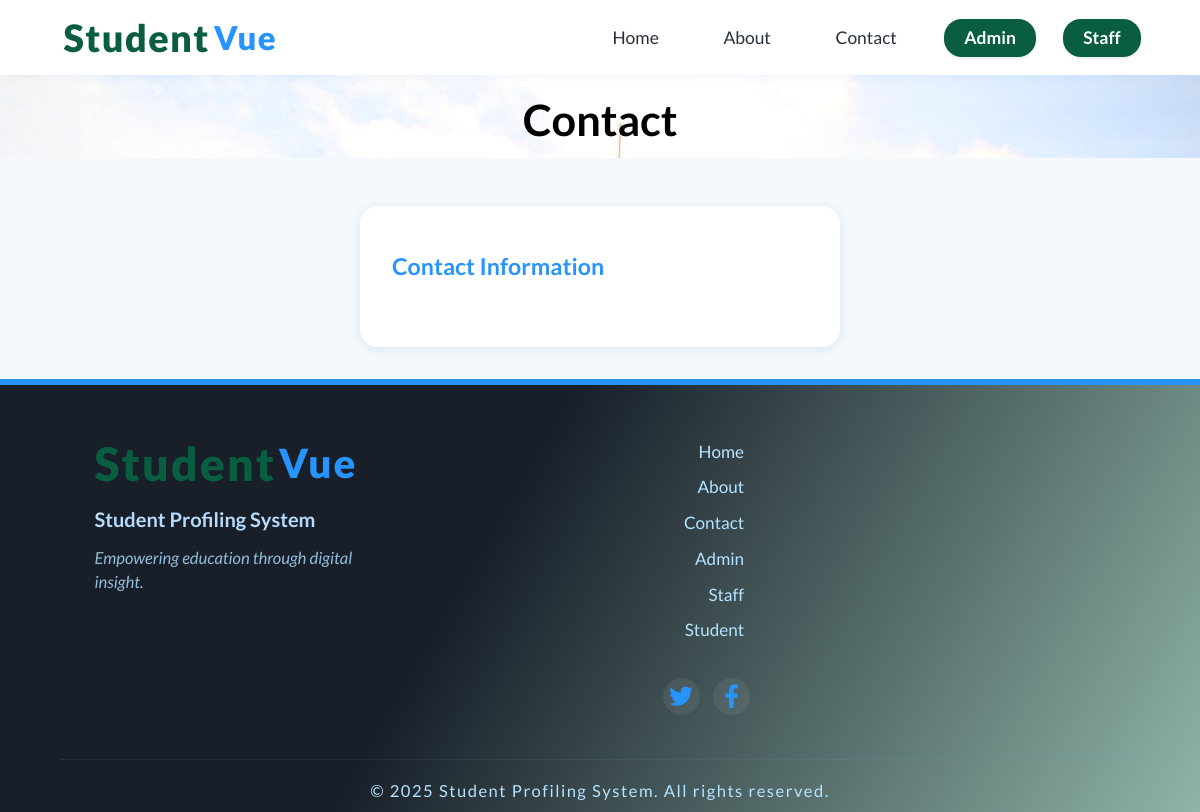
The app's page /contact.php, older data.
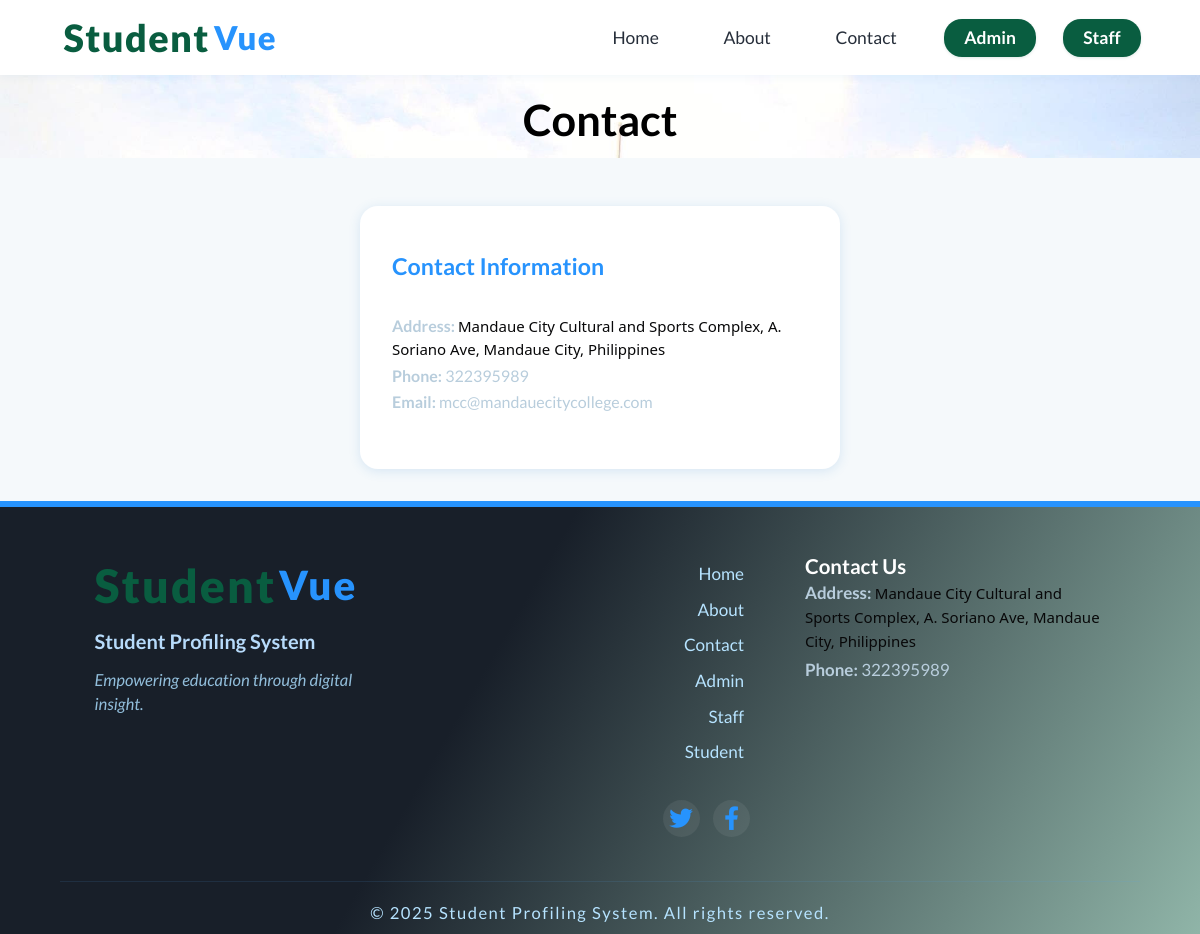
The same page, newer data.
### tables this page shows
CREATE TABLE `tblpage` (
  `ID` int(10) NOT NULL,
  `PageType` varchar(200) DEFAULT NULL,
  `PageTitle` mediumtext DEFAULT NULL,
  `PageDescription` mediumtext DEFAULT NULL,
  `Email` varchar(200) DEFAULT NULL,
  `MobileNumber` bigint(10) DEFAULT NULL,
  `UpdationDate` date DEFAULT NULL
);

### contact.php (the view, shortened to what this page needs)
<?php
include('includes/dbconnection.php');
?>
<!doctype html>
<html>
<head>
	<link href="css/bootstrap.css" rel="stylesheet" type="text/css" media="all">
	<link href="css/style.css" rel="stylesheet" type="text/css" />
	<link rel="stylesheet" type="text/css" href="css/default.css" />
	<link rel="stylesheet" type="text/css" href="css/component.css" />
	<link rel="stylesheet" type="text/css"
		href="https://cdnjs.cloudflare.com/ajax/libs/font-awesome/6.0.0-beta3/css/all.min.css">
</head>
<body>
	<?php include_once('includes/header.php'); ?>
	<div class="banner banner5">
		<div class="container">
			<h2 class="modern-section-title">Contact</h2>
		</div>
	</div>
	<div class="modern-section">
		<div class="modern-section-container">
			<div class="modern-card"
				style="max-width:480px;padding-top:2.3em;padding-bottom:2em;align-items: flex-start;">
				<h3 class="modern-section-title" style="font-size:1.45em;margin-bottom:1em;">Contact Information</h3>
				<?php
				$sql = "SELECT * from tblpage where PageType='contactus'";
				$query = $dbh->prepare($sql);
				$query->execute();
				$results = $query->fetchAll(PDO::FETCH_OBJ);
				if ($query->rowCount() > 0) {
					foreach ($results as $row) { ?>
						<div style="margin-bottom:1.2em;">
							<div class="modern-footer-contact-detail"><b>Address:</b> <?php echo $row->PageDescription; ?></div>
							<div class="modern-footer-contact-detail"><b>Phone:</b>
								<?php echo htmlentities($row->MobileNumber); ?></div>
							<div class="modern-footer-contact-detail"><b>Email:</b> <?php echo htmlentities($row->Email); ?>
							</div>
						</div>
					<?php }
				} ?>
			</div>
		</div>
	</div>
	<?php include_once('includes/footer.php'); ?>
</body>
</html>

### includes/footer.php
<footer class="modern-footer" role="contentinfo">
  <div class="modern-footer-container">
    <div class="modern-footer-section modern-footer-branding">
      <span class="modern-logo-footer">
        <span class="modern-logo-accent">Student</span>Vue
      </span>
      <div class="modern-footer-system">Student Profiling System</div>
      <div class="modern-footer-desc">Empowering education through digital insight.</div>
    </div>
    <div class="modern-footer-section modern-footer-links">
      <div class="modern-footer-links-list">
        <a href="index.php">Home</a>
        <a href="about.php">About</a>
        <a href="contact.php">Contact</a>
        <a href="admin/login.php">Admin</a>
        <a href="staff/login.php">Staff</a>
        <a href="user/login.php">Student</a>
      </div>
      <div class="modern-footer-social">
        <a href="#" aria-label="Twitter" class="modern-footer-social-icon">
          <i class="fab fa-twitter"></i>
        </a>
        <a href="https://www.facebook.com/collegemandauecity" aria-label="Facebook" class="modern-footer-social-icon">
          <i class="fab fa-facebook-f"></i>
        </a>
      </div>
    </div>
    <div class="modern-footer-section modern-footer-contact">
      <?php
      $sql = "SELECT * from tblpage where PageType='contactus'";
      $query = $dbh->prepare($sql);
      $query->execute();
      $results = $query->fetchAll(PDO::FETCH_OBJ);
      if ($query->rowCount() > 0) {
        foreach ($results as $row) { ?>
          <div class="modern-footer-contact-block">
            <span class="modern-footer-contact-title">Contact Us</span>
            <span class="modern-footer-contact-detail"><b>Address:</b> <?php echo $row->PageDescription; ?></span>
            <span class="modern-footer-contact-detail"><b>Phone:</b> <?php echo htmlentities($row->MobileNumber); ?></span>
          </div>
        <?php }
      } ?>
    </div>
  </div>
  <div class="modern-footer-copyright">
    &copy; <?php echo date('Y'); ?> Student Profiling System. All rights reserved.
  </div>
</footer>

Row changes from the older to the newer data that the page shows:
added tblpage: PageDescription "Mandaue City Cultural and Sports Complex, A. Soriano Ave, Mandaue City, Philippines", MobileNumber "322395989", Email "mcc@mandauecitycollege.com"
